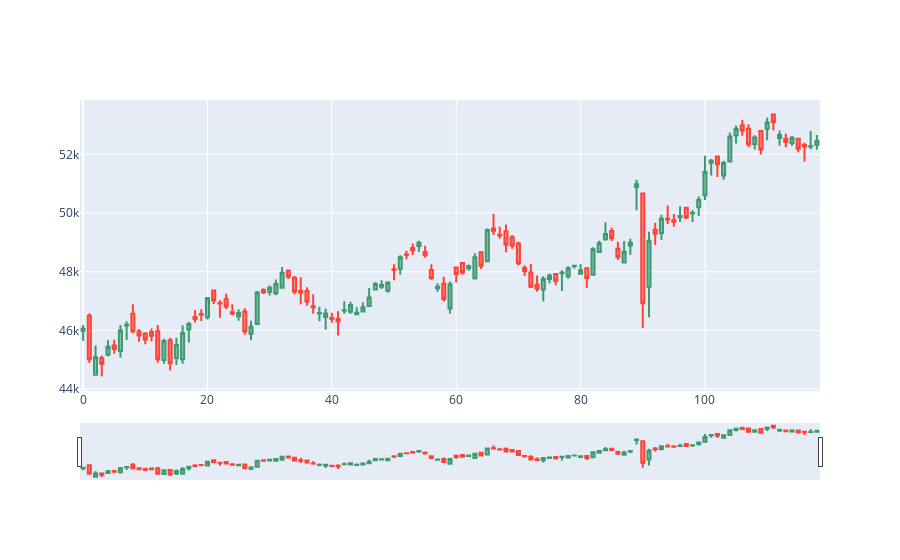

This figure's notebook cell:
### Code cell
fig1 = go.Figure(data=[go.Candlestick(x=df.index,
                open=df['open'],
                high=df['high'],
                low=df['low'],
                close=df['close'])])

fig1
